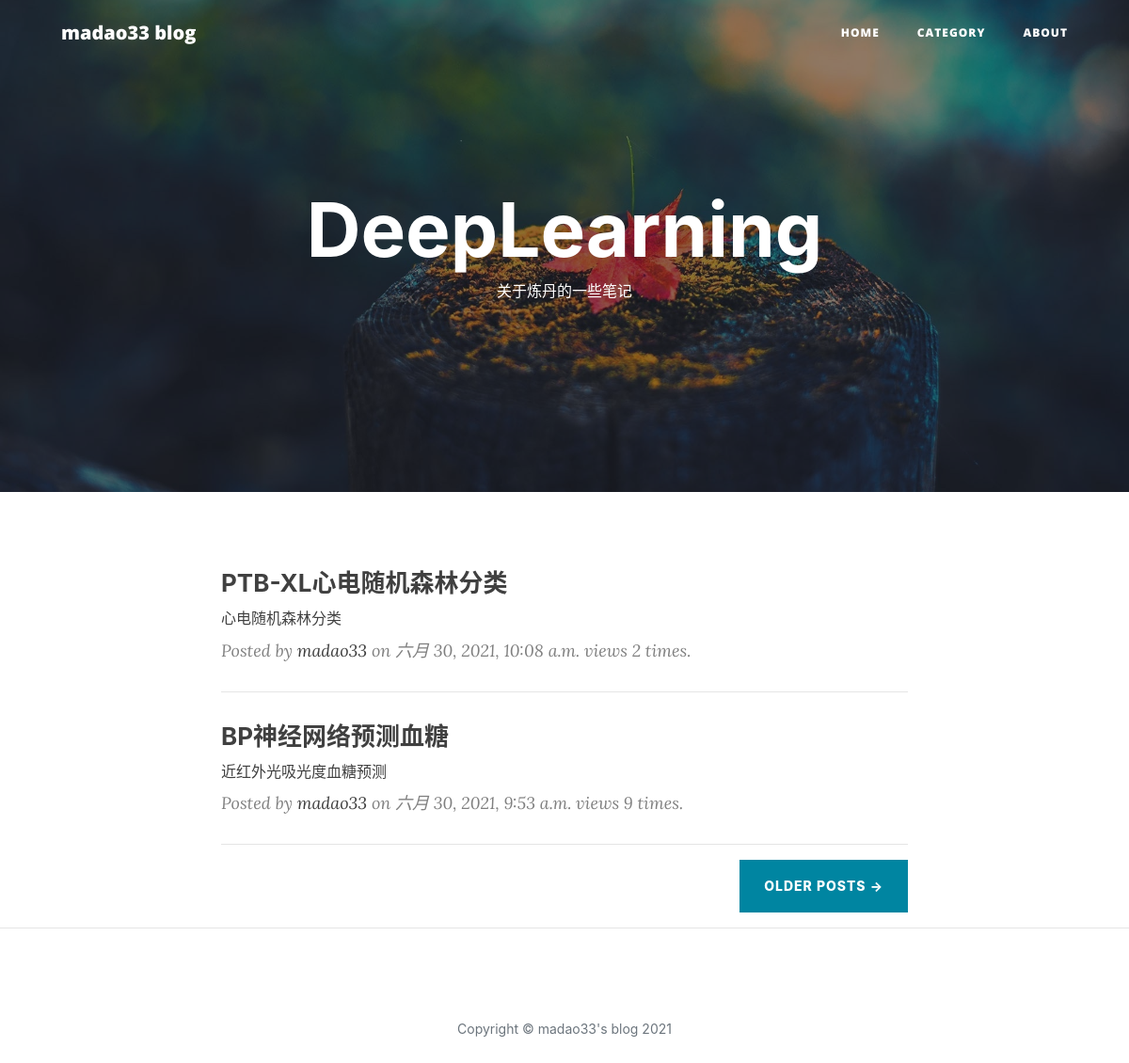
Page /category/DeepLearning/ on the committed database.
### blog/models.py (models this page shows, shortened)
class Category(models.Model):
    category = models.CharField(max_length=128, unique=True)
    describtion = models.CharField(max_length=1024)
    createdTime = models.DateTimeField(auto_now_add=True)
    articles = models.PositiveBigIntegerField(default=0)
    author = models.ForeignKey(User, on_delete=models.CASCADE, blank=True, verbose_name='作者')
    class Meta:
        verbose_name = '分类'
        verbose_name_plural = verbose_name

class Article(models.Model):
    title = models.CharField(max_length=128, default='主标题', unique=True, verbose_name='主标题')
    subtitle = models.CharField(max_length=128, default='副标题', verbose_name='副标题')
    body = MDTextField()
    category = models.ForeignKey(Category, on_delete=models.CASCADE, blank=True, verbose_name='分类')
    author = models.ForeignKey(User, on_delete=models.CASCADE, blank=True, verbose_name='作者')
    created_time = models.DateTimeField("创建时间", auto_now_add=True)
    modified_time = models.DateTimeField("修改时间")
    tags = models.ManyToManyField(Tag, verbose_name='标签', blank=True)
    views = models.PositiveBigIntegerField(default=0, editable=False)
    class Meta:
        verbose_name = '文章'
        verbose_name_plural = verbose_name
        ordering = ['-created_time', 'title']

class User(models.Model):
    name = models.CharField(max_length=128, unique=True)
    password = models.CharField(max_length=128)
    email = models.EmailField(unique=True)
    createdTime = models.DateTimeField(auto_now_add=True)
    def __str__(self):
        return self.name

### blog/views.py (the view)
# urls.py: path('category/<str:cat>/', views.category_detail, name='category'),
def category_detail(request, cat):
    articles = Article.objects.filter(category__category=cat)
    catgory = get_object_or_404(Category, category=cat)
    return render(request, 'category_detail.html', {'author':"madao33", "article_list":articles, "category": catgory})

### blog/templates/category_detail.html (shortened to what this page needs)
<!DOCTYPE html>
{% load static %}
<html lang="en">
    <head>
        <link href="{% static 'css/styles.css' %}" rel="stylesheet" />
        <link href="{% static 'css/hux-blog.min.css' %}" rel="stylesheet"/>
    </head>
    <body>
        <nav class="navbar navbar-expand-lg navbar-light fixed-top" id="mainNav">
            <div class="container">
                <a class="navbar-brand" href="/">madao33 blog</a>
                <div class="collapse navbar-collapse" id="navbarResponsive">
                    <ul class="navbar-nav ml-auto">
                        <li class="nav-item"><a class="nav-link" href="/">Home</a></li>
                        <li class="nav-item"><a class="nav-link" href="/category">Category</a></li>
                        <li class="nav-item"><a class="nav-link" href="/about">About</a></li>
                    </ul>
                </div>
            </div>
        </nav>
        <header class="masthead" style="background-image: url('{% static 'assets/img/category-detail-bg.jpg'%}')">
            <div class="overlay"></div>
            <div class="container">
                <div class="row">
                    <div class="col-lg-8 col-md-10 mx-auto">
                        <div class="site-heading">
                            <h1>{{category.category}}</h1>
                            <span class="post-meta">{{category.describtion}}</span>
                        </div>
                    </div>
                </div>
            </div>
        </header>
        <div class="container">
            <div class="row">
                <div class="col-lg-8 col-md-10 mx-auto">
                    {% for article in article_list %}
                    <div class="post-preview">
                        <a href="/post/{{article.pk}}">
                            <h2 class="post-title">{{article.title}}</h2>
                            <h3 class="post-subtitle">{{article.subtitle}}</h3>
                        </a>
                        <p class="post-meta">
                            Posted by
                            <a href="/about">{{article.author}}</a>
                            on {{article.modified_time}} views {{article.views}} times.
                        </p>
                    </div>
                    <hr />
                    {% endfor %}
                    <div class="clearfix"><a class="btn btn-primary float-right" href="#!">Older Posts →</a></div>
                </div>
            </div>
        </div>
        <hr />
        <footer>
            <div class="container">
                <div class="row">
                    <div class="col-lg-8 col-md-10 mx-auto">
                        <p class="copyright text-muted">Copyright &copy; madao33's blog 2021</p>
                    </div>
                </div>
            </div>
        </footer>
    </body>
</html>

### rows in the picture
Category: category "DeepLearning", describtion "关于炼丹的一些笔记"
Article: title "PTB-XL心电随机森林分类", subtitle "心电随机森林分类", author "madao33", modified_time "六月 30, 2021, 10:08 a.m.", views "2"
Article: title "BP神经网络预测血糖", subtitle "近红外光吸光度血糖预测", author "madao33", modified_time "六月 30, 2021, 9:53 a.m.", views "9"
